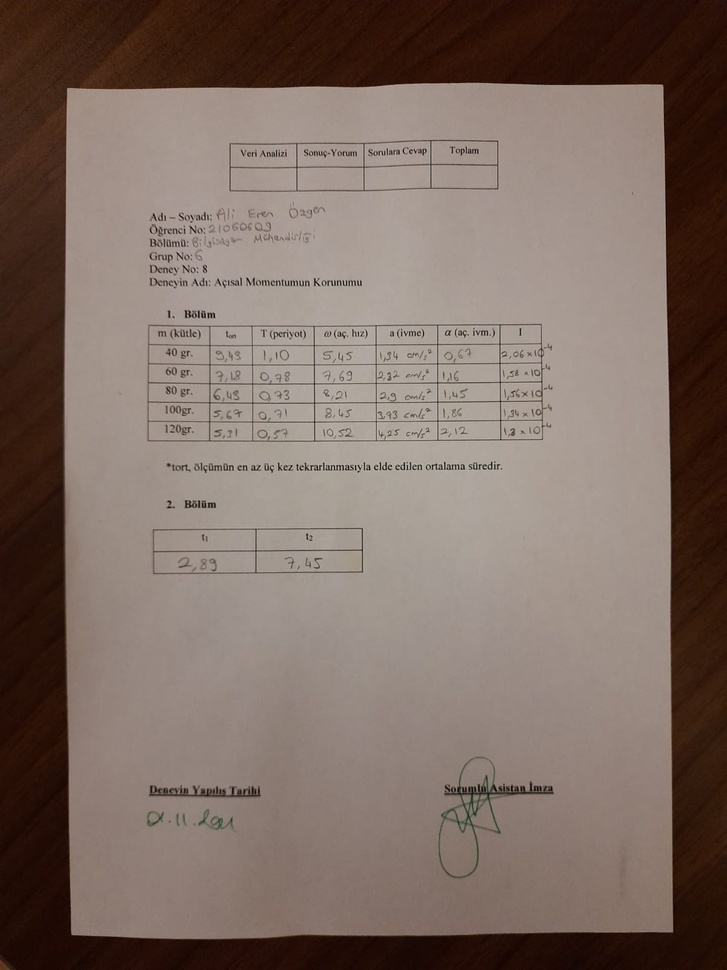
#> input picture input/evrak3.jpg, 727 x 970 px, shrunk from 1200 x 1600 before the run; its folder holds only this picture in this run
$ python step2_contrast.py   (older library calls are emulated)
#> lines starting #> are read from the running program, lines starting #| are printed output that depends on the picture
"""
İŞLEM 2: Kontrast İyileştirme
Evrakın kontrastını iyileştirilecek. Gerekirse zemin rengi tam beyaz yapılacak.
"""

import cv2
import numpy as np
import matplotlib.pyplot as plt
from pathlib import Path

def enhance_contrast(image):
    """
    Evrakın kontrastını iyileştirme ve zemin rengini beyazlatma

    Args:
        image: Orijinal görüntü (BGR formatında)

    Returns:
        enhanced_image: Kontrast iyileştirilmiş görüntü
        steps: Adım adım sonuçlar
    """
    print("🌟 Kontrast iyileştirme işlemi başlıyor...")

    # Adım adım sonuçları sakla
    steps = {}

    # Orijinal görüntü
    steps['1. Orijinal'] = image.copy()

    # 1. CLAHE ile kontrast iyileştirme
    print("📈 CLAHE kontrast iyileştirme uygulanıyor...")
    lab = cv2.cvtColor(image, cv2.COLOR_BGR2LAB)
    l, a, b = cv2.split(lab)

    clahe = cv2.createCLAHE(clipLimit=2.0, tileGridSize=(8, 8))
    l = clahe.apply(l)

    lab = cv2.merge((l, a, b))
    clahe_result = cv2.cvtColor(lab, cv2.COLOR_LAB2BGR)
    steps['2. CLAHE Kontrast'] = clahe_result

    # 2. Parlaklık ve kontrast ayarlama
    print("💡 Parlaklık ve kontrast ayarlanıyor...")
    alpha = 1.2  # Kontrast faktörü
    beta = 10    # Parlaklık değeri

    brightness_result = cv2.convertScaleAbs(clahe_result, alpha=alpha, beta=beta)
    steps['3. Parlaklık Ayarı'] = brightness_result

    # 3. Gölge giderme
    print("🌫️ Gölge giderme uygulanıyor...")
    rgb = cv2.cvtColor(brightness_result, cv2.COLOR_BGR2RGB)

    dilated_img = cv2.dilate(rgb, np.ones((7,7), np.uint8))
    bg_img = cv2.medianBlur(dilated_img, 21)

    diff_img = 255 - cv2.absdiff(rgb, bg_img)
    norm_img = cv2.normalize(diff_img, None, alpha=0, beta=255, norm_type=cv2.NORM_MINMAX, dtype=cv2.CV_8UC1)

    shadow_result = cv2.cvtColor(norm_img, cv2.COLOR_RGB2BGR)
    steps['4. Gölge Giderme'] = shadow_result

    # 4. Arka planı beyazlatma
    print("⚪ Arka plan beyazlatılıyor...")
    gray = cv2.cvtColor(shadow_result, cv2.COLOR_BGR2GRAY)

    binary = cv2.adaptiveThreshold(gray, 255, cv2.ADAPTIVE_THRESH_GAUSSIAN_C,
                                  cv2.THRESH_BINARY, 11, 2)

    kernel = np.ones((2, 2), np.uint8)
    binary = cv2.morphologyEx(binary, cv2.MORPH_CLOSE, kernel)

    final_result = shadow_result.copy()
    final_result[binary == 255] = [255, 255, 255]
    steps['5. Beyaz Arka Plan'] = final_result

    print("✓ Kontrast iyileştirme tamamlandı")

    return final_result, steps

def visualize_step2(steps):
    """Adım 2 sonuçlarını görselleştir"""
    plt.figure(figsize=(15, 10))

    for i, (title, img) in enumerate(steps.items(), 1):
        plt.subplot(2, 3, i)
        plt.imshow(cv2.cvtColor(img, cv2.COLOR_BGR2RGB))
        plt.title(title)
        plt.axis('off')

    plt.tight_layout()
    plt.show()

def process_step2(input_path, output_path):
    """Adım 2'yi gerçekleştir"""
    print("=" * 50)
    print("ADIM 2: KONTRAST İYİLEŞTİRME")
    print("=" * 50)

    # Görüntüyü yükle
    image = cv2.imread(input_path)
    if image is None:
        raise ValueError(f"Görüntü yüklenemedi: {input_path}")

    print(f"✓ Görüntü yüklendi: {input_path}")

    # Kontrast iyileştirme
    enhanced, steps = enhance_contrast(image)

    # Sonucu kaydet
    cv2.imwrite(output_path, enhanced)
    print(f"✓ Sonuç kaydedildi: {output_path}")

    # Görselleştir
    visualize_step2(steps)

    return enhanced

# Test fonksiyonu
def test_step2():
    input_dir = Path("input")
    output_dir = Path("output")
    output_dir.mkdir(exist_ok=True)

    # Test görüntülerini bul
    test_images = list(input_dir.glob("*.jpg")) + list(input_dir.glob("*.png"))

    if not test_images:
        print("❌ Input klasöründe görüntü bulunamadı!")
        return

    for image_path in test_images:
        output_path = output_dir / f"step2_enhanced_{image_path.name}"
        try:
            process_step2(str(image_path), str(output_path))
#> in process_step2, image is the input picture: shape (970, 727, 3); mean B, G, R 99.3, 108.1, 125.2
#> in enhance_contrast, `lab = cv2.cvtColor(image, cv2.COLOR_BGR2LAB)`: lab: shape (970, 727, 3); mean of channels 0, 1, 2 117.5, 133.9, 135.5
#> in enhance_contrast, `l, a, b = cv2.split(lab)`:
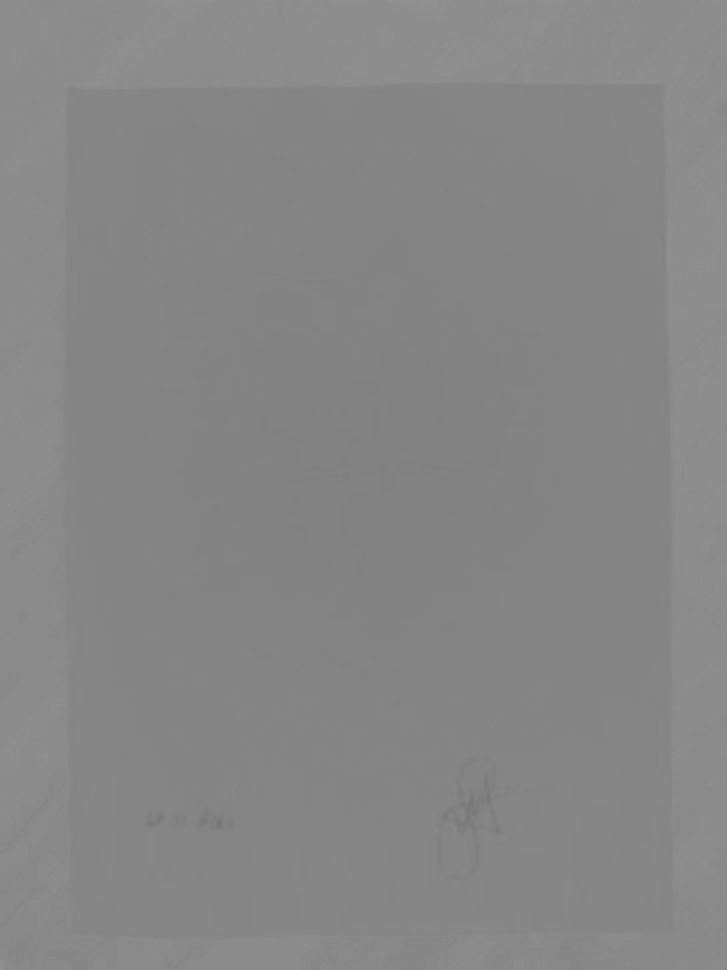
#> a: shape (970, 727); min 117, max 145, mean 133.9
#> in enhance_contrast, `lab = cv2.merge((l, a, b))`: lab: shape (970, 727, 3); mean of channels 0, 1, 2 124, 133.9, 135.5
#> in enhance_contrast, `dilated_img = cv2.dilate(rgb, np.ones((7,7), np.uint8))`:
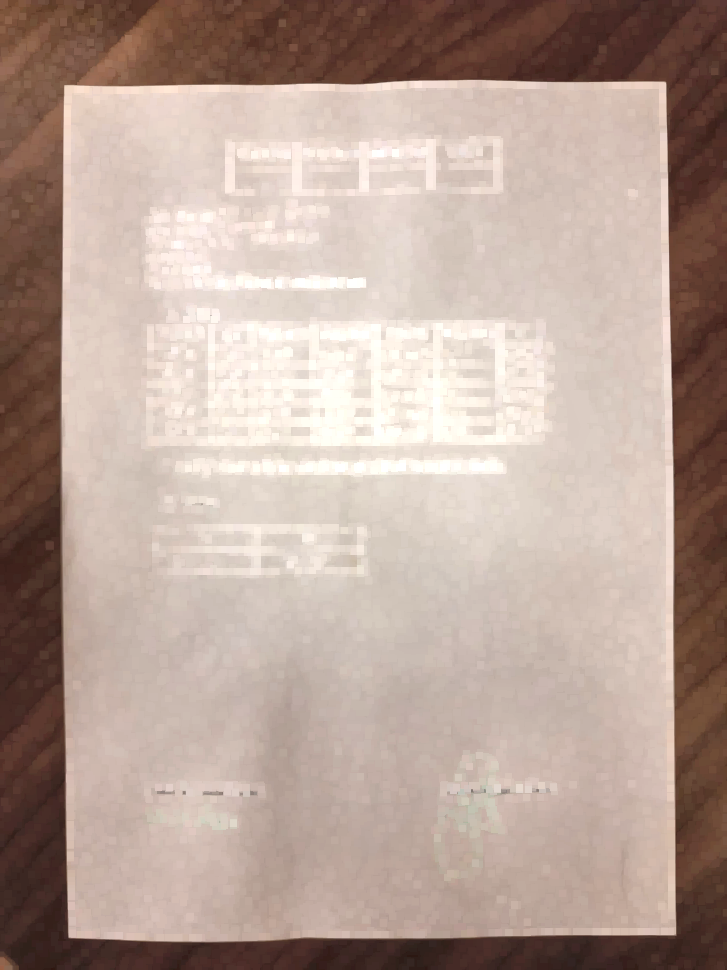
#> dilated_img: shape (970, 727, 3); mean R, G, B 183.2, 162.3, 151.8
#> in enhance_contrast, `binary = cv2.adaptiveThreshold(gray, 255, cv2.ADAPTIVE_THRESH_GAUSSIAN..`:
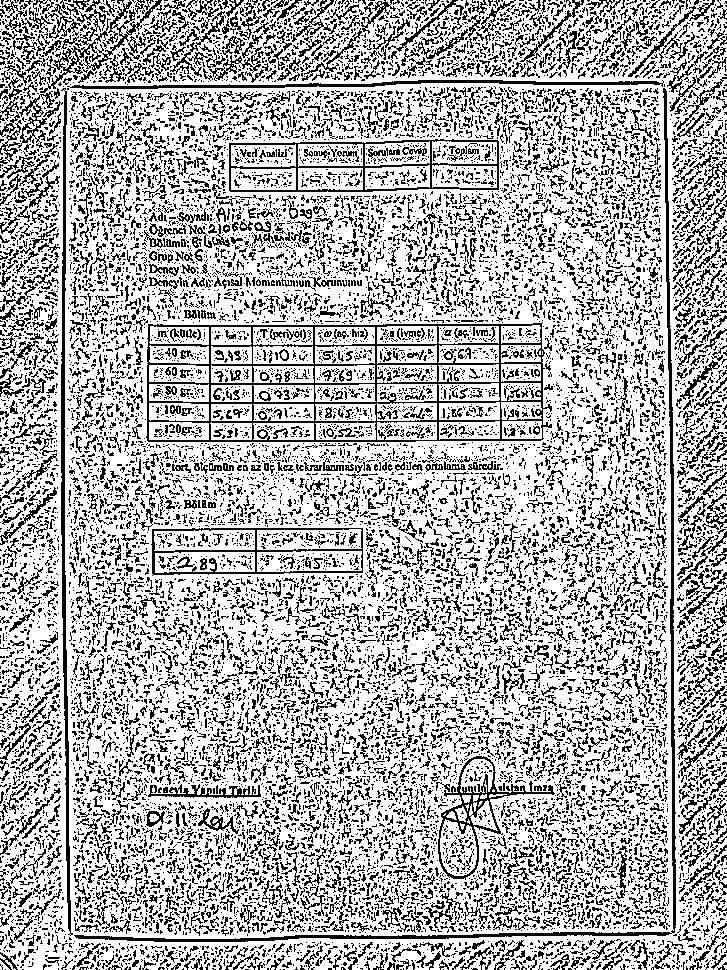
#> binary: shape (970, 727); 70.7% white; black in thin lines or dots
#> in enhance_contrast, `binary = cv2.morphologyEx(binary, cv2.MORPH_CLOSE, kernel)`:
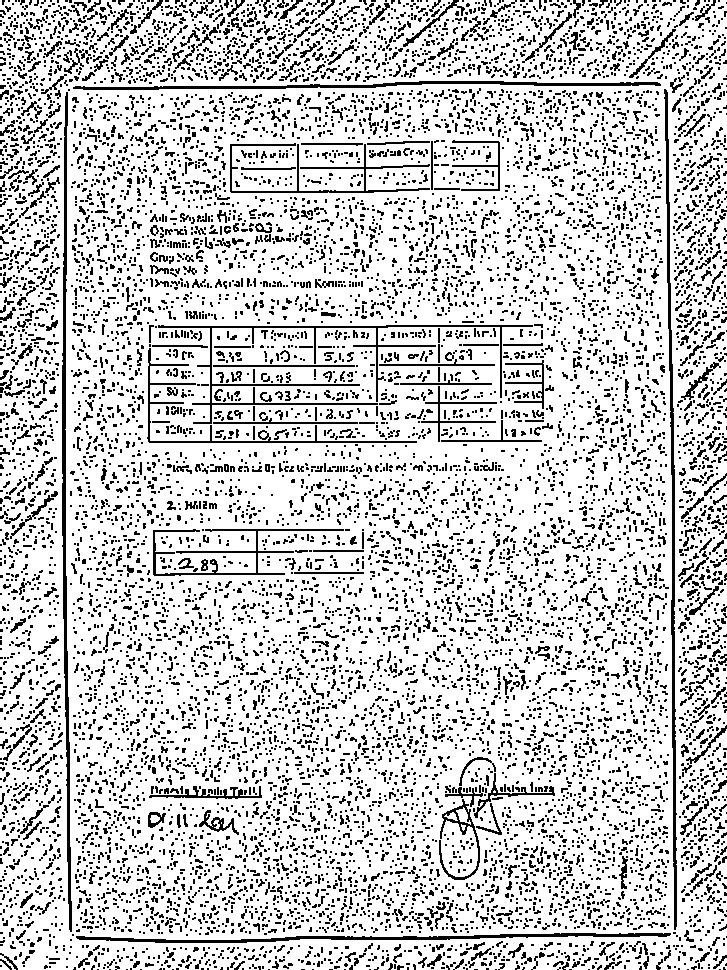
#> binary: shape (970, 727); 80.5% white; black in thin lines or dots
#> in enhance_contrast, `final_result[binary == 255] = [255, 255, 255]`:
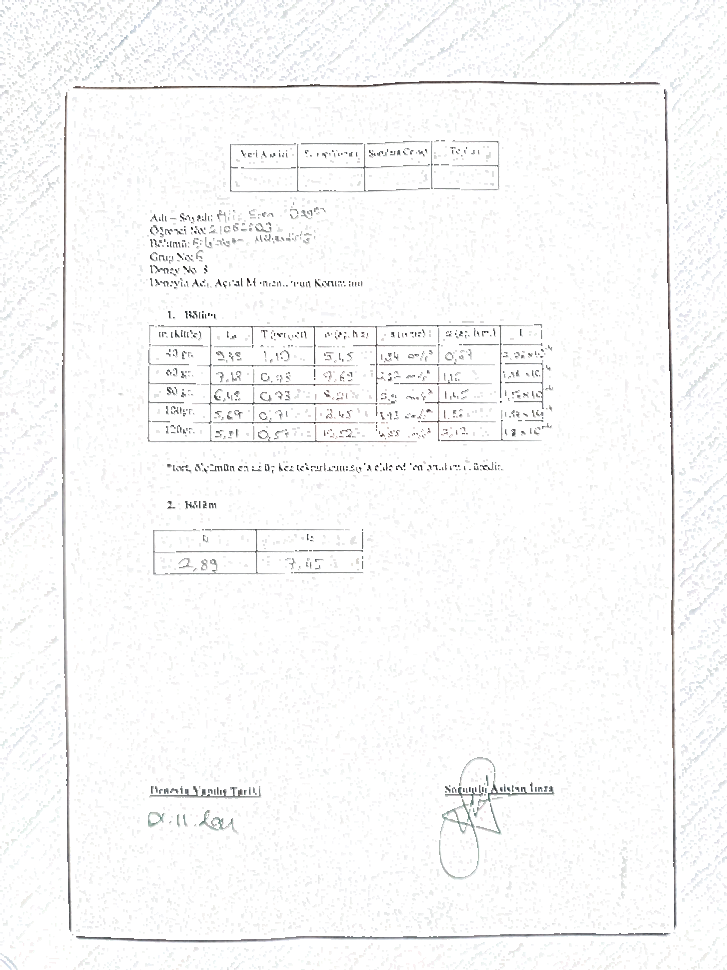
#> final_result: shape (970, 727, 3); mean B, G, R 249.6, 249.5, 249.4
#> in process_step2, `enhanced, steps = enhance_contrast(image)`: steps = 5 items
#> the loop in visualize_step2, `for i, (title, img) in enumerate(steps.items(), 1):` made 5 passes
#> title on passes 1 to 5: '1. Orijinal', '2. CLAHE Kontrast', '3. Parlaklık Ayarı', '4. Gölge Giderme', '5. Beyaz Arka Plan'
#> in visualize_step2, `plt.show()`:
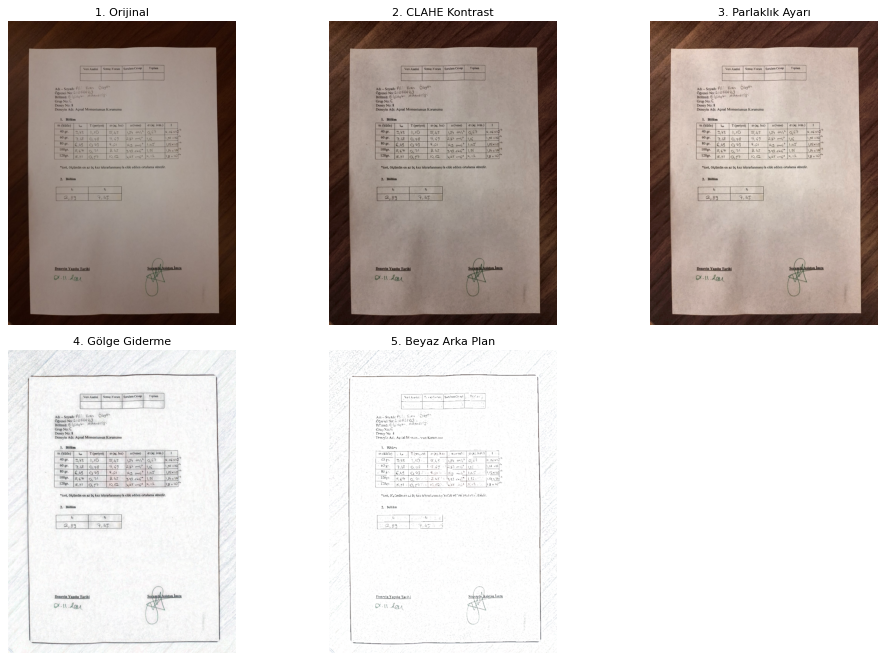
#> figure drawn by matplotlib, 5 panels
        except Exception as e:
            print(f"❌ Hata: {e}")

if __name__ == "__main__":
    test_step2()
